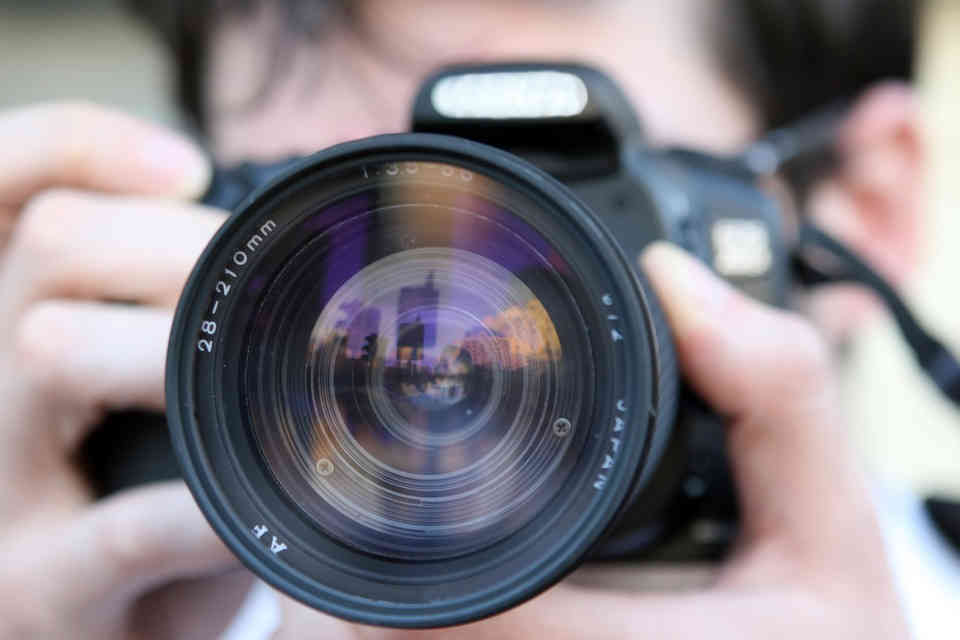
#> input picture img/obraz.jpg, 960 x 640 px
$ python zadanie9.py
#> lines starting #> are read from the running program, lines starting #| are printed output that depends on the picture
import cv2
import imutils

img = cv2.imread('img/obraz.jpg')
#> img is the input picture: shape (640, 960, 3); mean B, G, R 136.1, 129.7, 136
rotated = imutils.rotate(img,75)
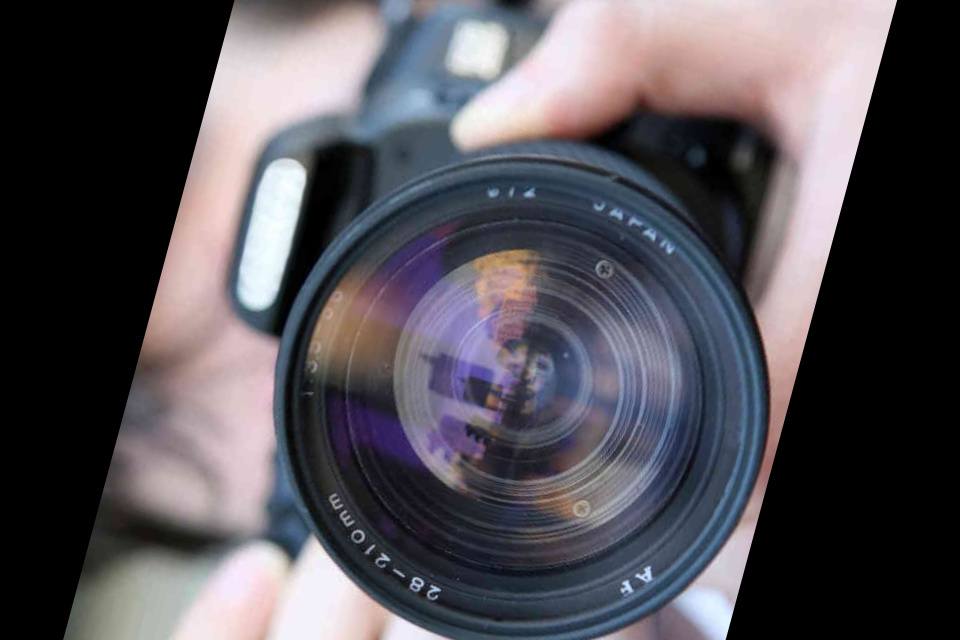
#> rotated: shape (640, 960, 3); mean B, G, R 86.9, 80.6, 83.9
cv2.imwrite('img/rotated_output.jpg',rotated)

$ run again, with img/R.jpg copied over img/obraz.jpg
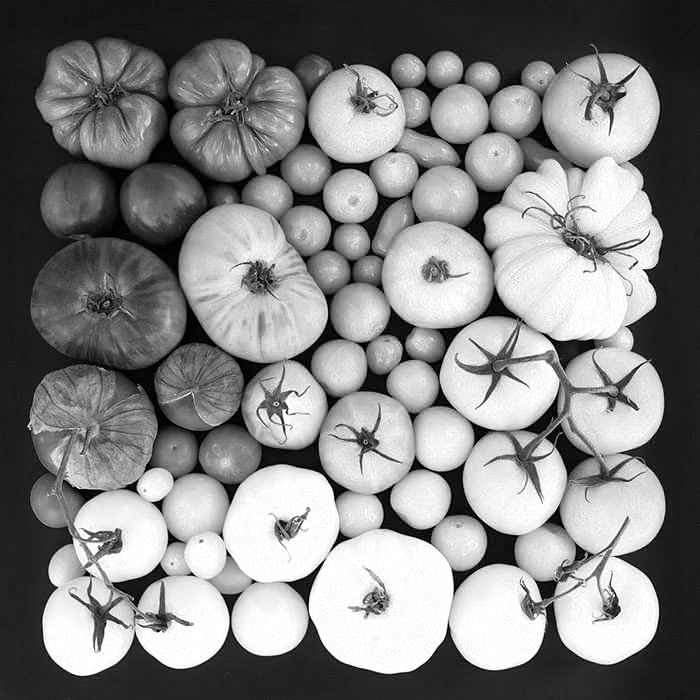
#> input picture img/R.jpg, 700 x 700 px
#> img is the input picture: shape (700, 700, 3); min 0, max 255, mean 131.1
#> `rotated = imutils.rotate(img,75)`:
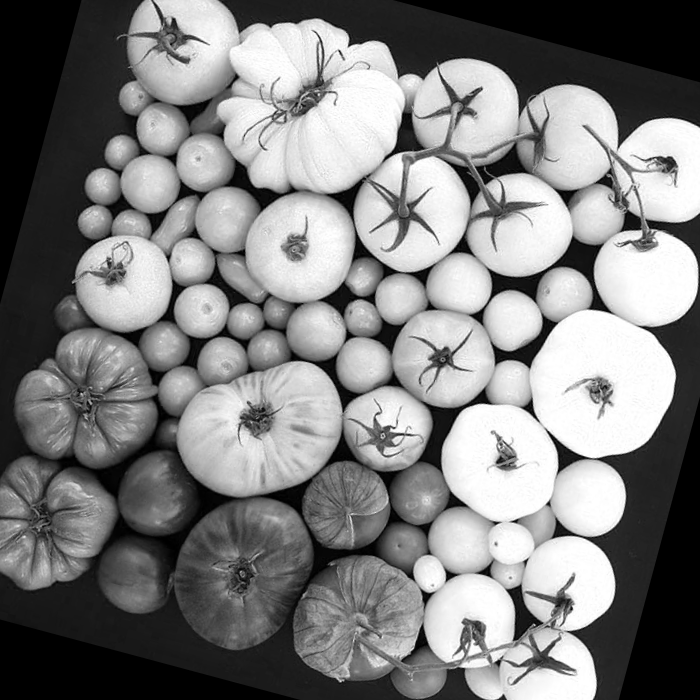
#> rotated: shape (700, 700, 3); min 0, max 255, mean 126.7
